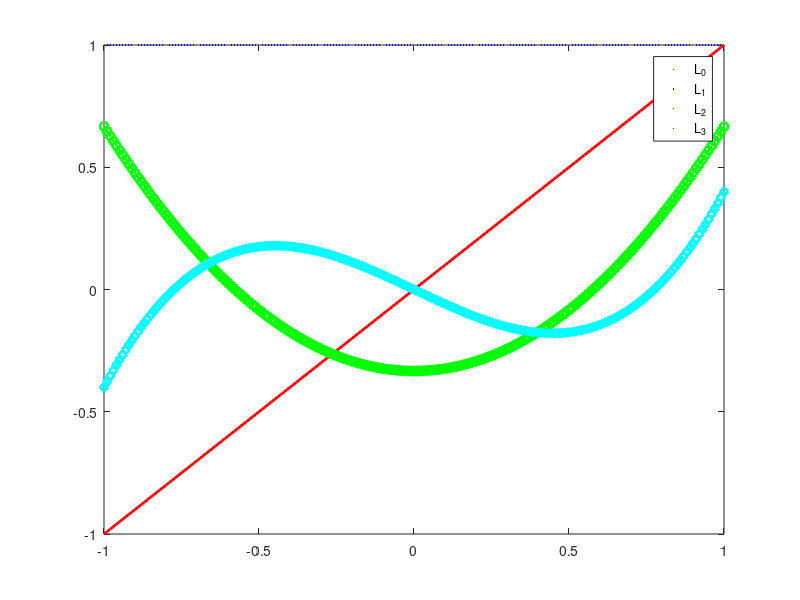

MATLAB code for this plot:
% Plot results and data points
x = -1:0.01:1;
L_0 =  1;
L_1 =  x;
L_2 =  x.^2-1/3;
L_3 =  x.^3-3*x/5;
figure(1);
plot(x,L_0,'.b','MarkerSize',2);hold on;
plot(x,L_1,'-r','LineWidth',2); hold on;    
plot(x,L_2,'-.og','LineWidth',2);hold on;   
plot(x,L_3,'--dc','LineWidth',2); 
legend('L_0','L_1','L_2','L_3');
hold off;  
%
% xpts = 0:3;
% ypts = exp(xpts);
% 
% figure(1);
% plot(xpts,ypts,'.k','MarkerSize',30); 
% % hold on;
% % plot(xeval,S_val,'-m','LineWidth',2); hold off;
% % set(gca,'FontSize',26);
